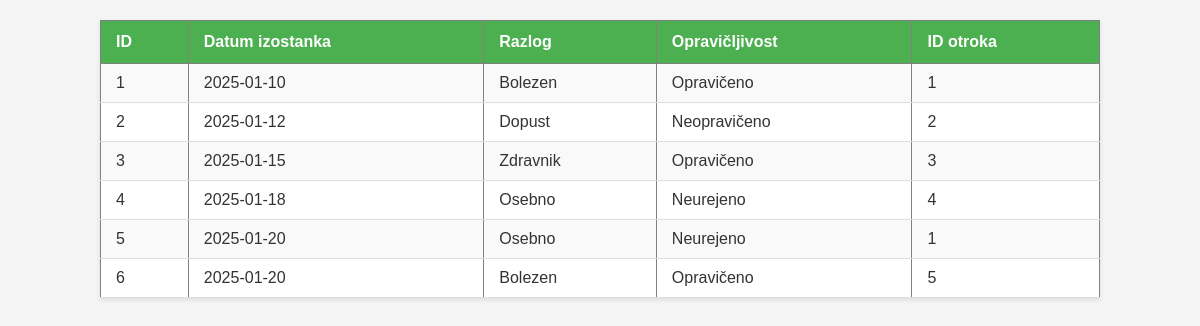
The app's page /podstrani/izostanki/izostanki_izpis.php with its own data.
### tables this page shows
CREATE TABLE izostanki (
  id INT AUTO_INCREMENT PRIMARY KEY,
  datum_izostanka DATE,
  razlog VARCHAR(50),
  opravicljivost VARCHAR(15),
  id_otroka INT,
  id_ucitelja INT,
  FOREIGN KEY (id_otroka) REFERENCES otroci(id),
  FOREIGN KEY (id_ucitelja) REFERENCES ucitelji(id)
);

### podstrani/izostanki/izostanki_izpis.php (the view, shortened to what this page needs)
<!DOCTYPE html>
<html lang="sl">
<head>
    <link rel="stylesheet" href="../css/izpis.css">
</head>
<body>
        <?php
        include "../povezava.php";
        $sql = "SELECT id, datum_izostanka, razlog, opravicljivost, id_otroka
                FROM izostanki";
        $result = mysqli_query($conn, $sql);
        if (mysqli_num_rows($result) > 0) {
            echo "<table border='1'>";
            echo "<tr>
                    <th>ID</th>
                    <th>Datum izostanka</th>
                    <th>Razlog</th>
                    <th>Opravičljivost</th>
                    <th>ID otroka</th>
                  </tr>";
            while ($row = mysqli_fetch_assoc($result)) {
                echo "<tr>";
                echo "<td>" . $row['id'] . "</td>";
                echo "<td>" . $row['datum_izostanka'] . "</td>";
                echo "<td>" . $row['razlog'] . "</td>";
                echo "<td>" . $row['opravicljivost']  . "</td>";
                echo "<td>" . $row['id_otroka'] . "</td>";
                echo "</tr>";
            }
            echo "</table>";
        } else {
            echo "Ni podatkov v tabeli izostanki.";
        }
        ?>
</body>
</html>

### podstrani/css/izpis.css (style rules this page uses)
body { font-family: Arial, Helvetica, sans-serif; background-color: #f5f5f5; margin: 20px; color: #333; }
table { border-collapse: collapse; width: 100%; max-width: 1000px; margin: 20px auto; background-color: #fff; box-shadow: 0 2px 5px rgba(0,0,0,0.1); }
th { background-color: #4CAF50; color: white; padding: 12px 15px; text-align: left; }
td { padding: 10px 15px; border-bottom: 1px solid #ddd; }
tr:nth-child(even) { background-color: #f9f9f9; }

### records on screen
izostanki: id "1", datum_izostanka "2025-01-10", razlog "Bolezen", opravicljivost "Opravičeno", id_otroka "1"
izostanki: id "2", datum_izostanka "2025-01-12", razlog "Dopust", opravicljivost "Neopravičeno", id_otroka "2"
izostanki: id "3", datum_izostanka "2025-01-15", razlog "Zdravnik", opravicljivost "Opravičeno", id_otroka "3"
izostanki: id "4", datum_izostanka "2025-01-18", razlog "Osebno", opravicljivost "Neurejeno", id_otroka "4"
izostanki: id "5", datum_izostanka "2025-01-20", razlog "Osebno", opravicljivost "Neurejeno", id_otroka "1"
izostanki: id "6", datum_izostanka "2025-01-20", razlog "Bolezen", opravicljivost "Opravičeno", id_otroka "5"
